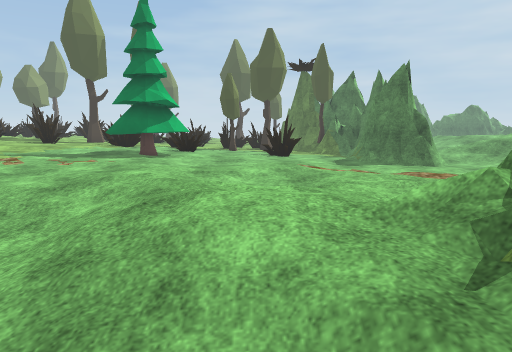
View 1 (above)

21 first-person views from a walk through a 3-D level made in the Unity game engine. The camera is 1.4 m above the floor, tilts 8° down and sees 70° across. The floor is counted in squares, 1 m on a side. Each view is taken from the middle of a square. On the plan, view 1 faces up. The plan holds only what a view shows up to about 16 squares ahead; the rest is blank. The place goes on beyond the plan. Some animated figures are not drawn. Some surface patterns are stand-ins.

View 2
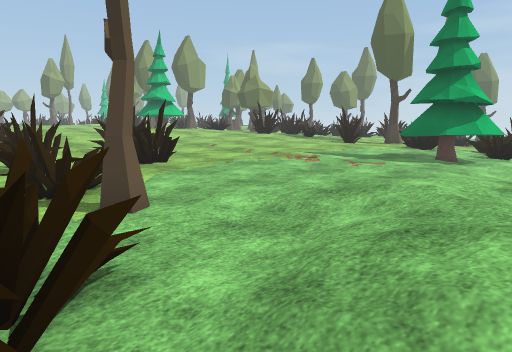

View 3
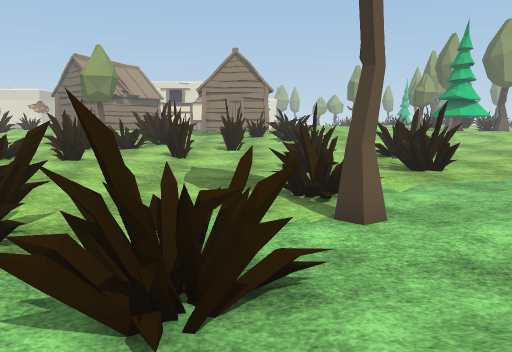

View 4
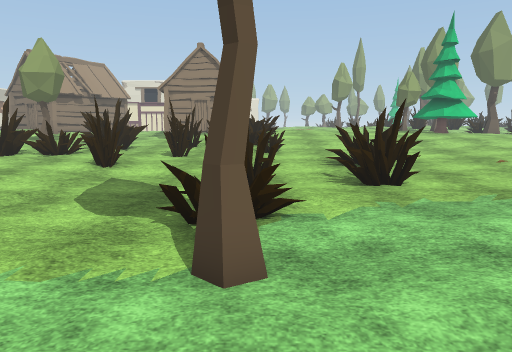

View 5
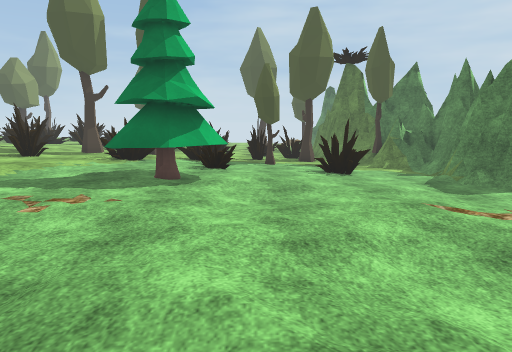

View 6
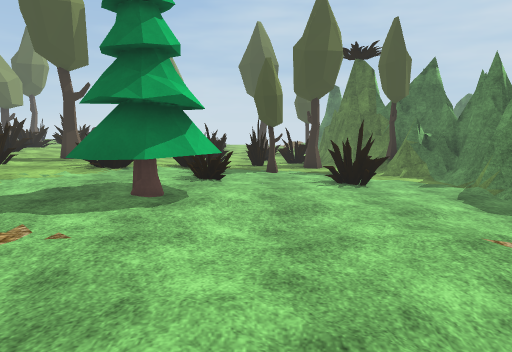

View 7
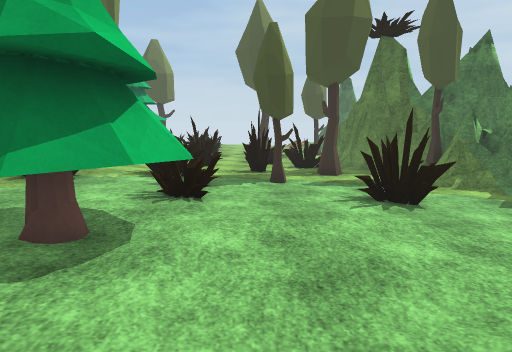

View 8
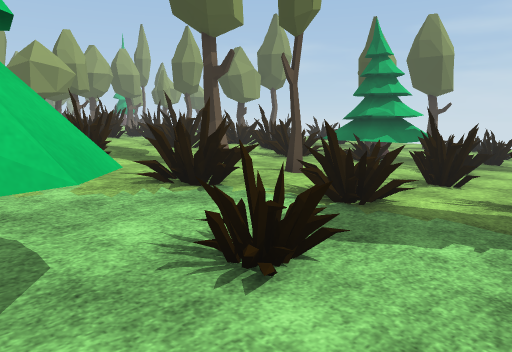

View 9
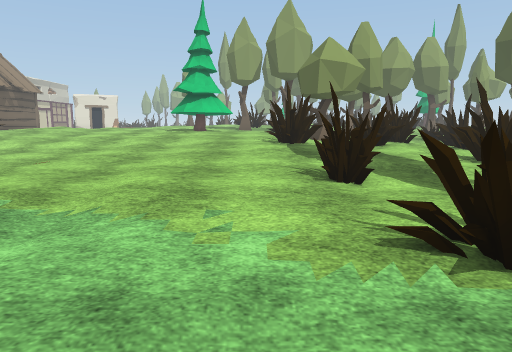

View 10
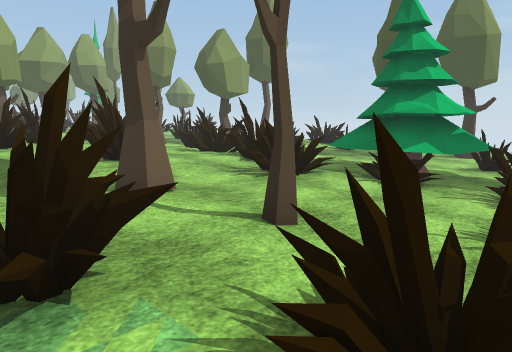

View 11
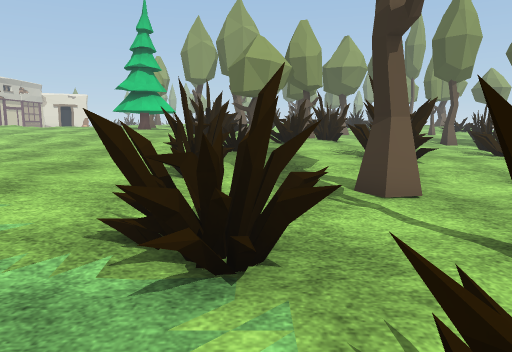

View 12
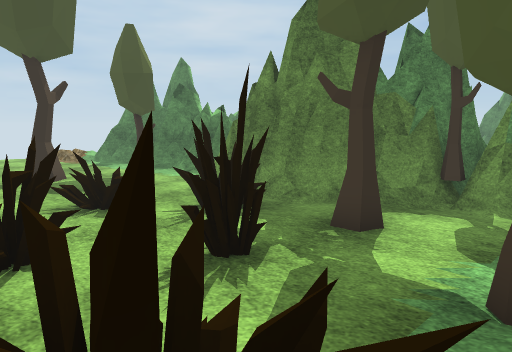

View 13
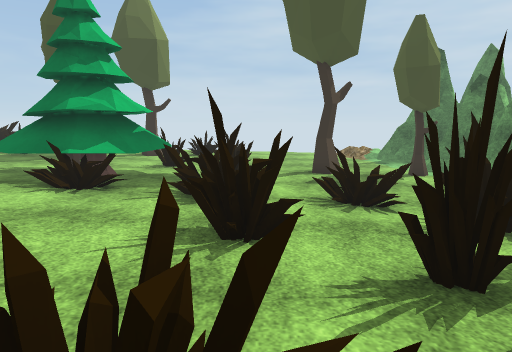

View 14
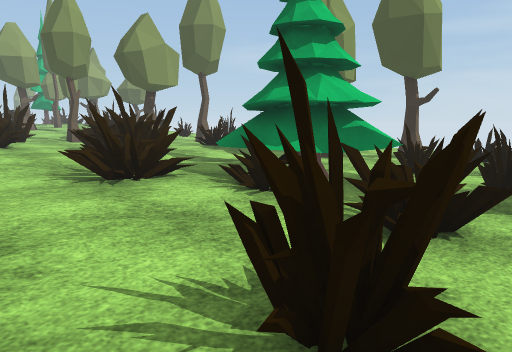

View 15
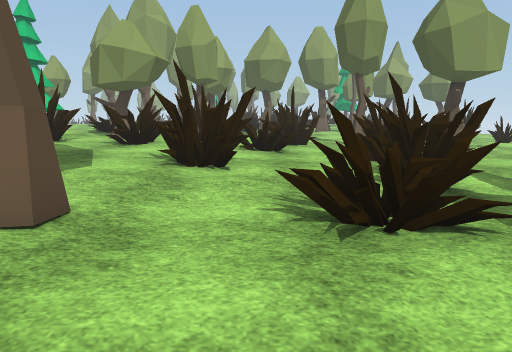

View 16
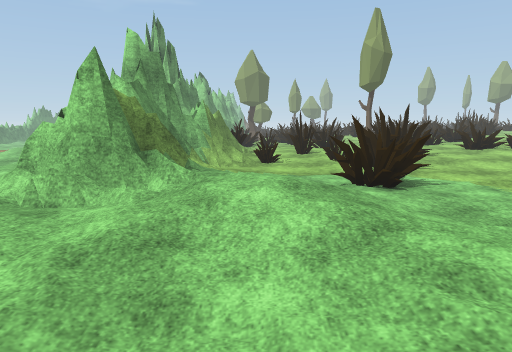

View 17
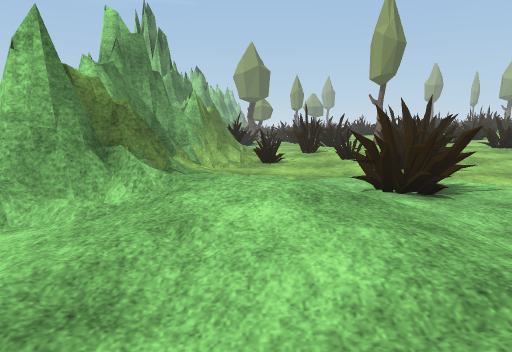

View 18
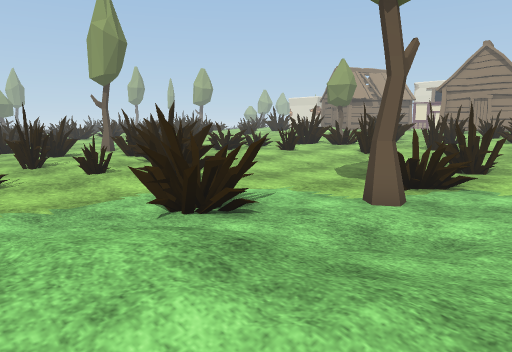

View 19
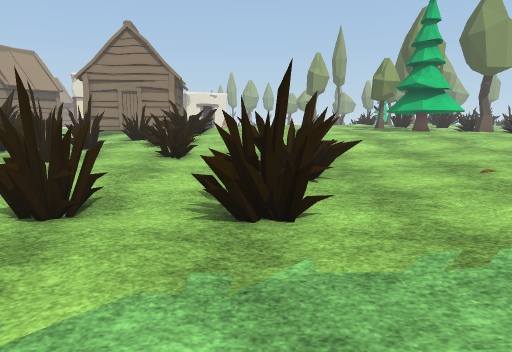

View 20
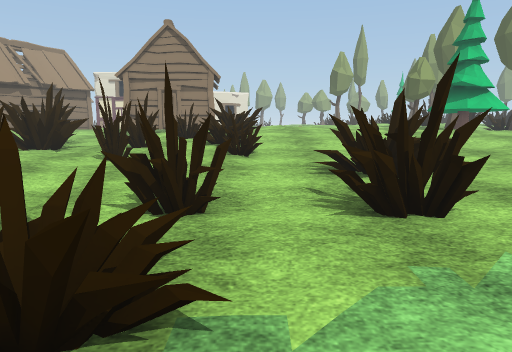

View 21
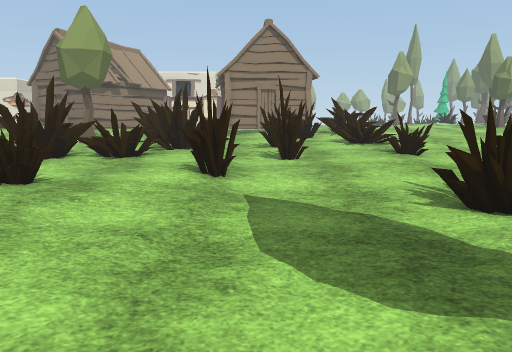

### Floor plan
Key: @ floor where view 1 was taken; # wall or solid block; . main floor; : floor 0.25 m higher than the main floor; - floor 0.25 m lower than the main floor; + floor 0.5 m higher than the main floor; _ floor 0.5 m lower than the main floor; * floor 0.75 m higher than the main floor; < floor 0.75 m lower than the main floor; / step, stairs or slope; = window, fence, low wall or low ledge; T tree.
Columns run from 21 left of view 1 to 5 right of it. Each row starts with its distance up from view 1.
 32       ..-- TTTT_______<<
 31       ..--TTTTT________<
 30   #.=  ./.-TTT-________#
 29  :::.#:##..-----=___<__#
 28 #:::::::/...----_____=_##
 27 # ::::::....----_____#_##
 26    ::::::....----=_____=#
 25   +:::=#......---__#____###
 24  #+++::#:..T..T---___TT__##
 23   ++++:::..T...----______##
 22  +++++:::.......----T____==
 21  T++++++/:...#..----T_____=
 20 *T*#++++::=......----_=#__=
 19 ***##++::::......-----_#__=
 18 ***++++:::::.....-----____#
 17 ***++++:::::....TTT---____#
 16 ***/+++:::::...TTTT----____
 15 **+++:::::.....TTTT----____
 14 **/+++:::.::....TT-----____
 13 **/++:::::........-----/___
 12 **/+:::::.........----.--__
 11 **//::::............-.---
 10 *++::::..............----
  9 *++/:::........-..../---./
  8 **/::  #.....----/.//--...
  7 **++:::...#.----./..///..
  6 */++::......-----///://...
  5 */++:::..-..-------//:/../
  4  ++::::..##----T---//:/=##/
  3 /++::::..------T---///:####
  2 +++:::....----------//:###
  1 +/=:#:...---------=--//=#
  0 +::::....------------@/##
 -1 ++:::::=...------------=#
 -2 ::#:::::....----=------##
 -3 ##=::::.......--------=##
 -4 #+:  :::#.......-----/=#
 -5    ::#:::.....##-.---/##
 -6    ::=::..:.. #....--/##

Positions as (right, up) in squares from view 1, and headings:
1: (0, 0), facing up
2: (0, 1), facing up-left
3: (0, 2), facing left
4: (-2, 4), facing left
5: (-2, 5), facing up
6: (-2, 7), facing up
7: (-2, 11), facing up
8: (-1, 16), facing up-left
9: (-4, 18), facing left
10: (-4, 20), facing up-left
11: (-4, 21), facing left
12: (-5, 21), facing up-right
13: (-4, 21), facing up
14: (-3, 24), facing up-left
15: (-6, 26), facing left
16: (0, 11), facing down
17: (0, 9), facing down
18: (1, 7), facing down-left
19: (-6, 7), facing left
20: (-6, 5), facing left
21: (-6, 0), facing left
